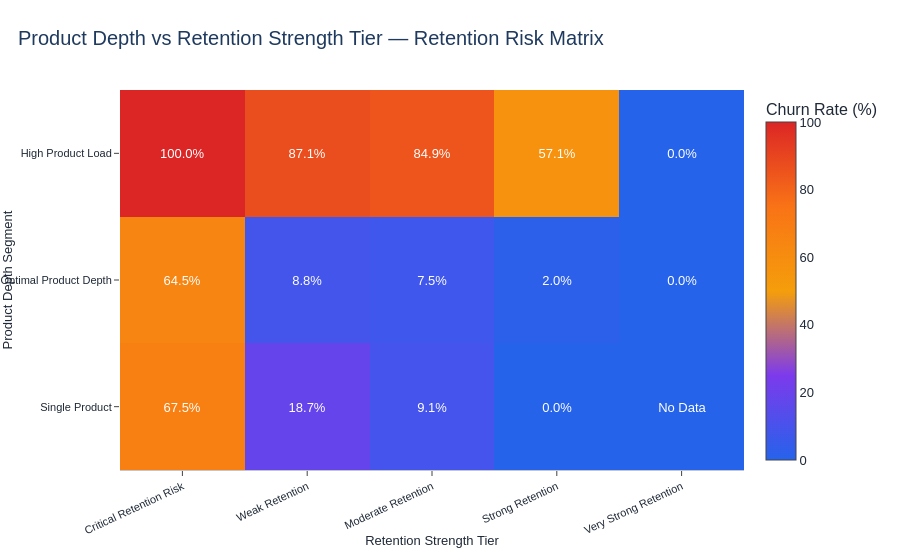

Source (notebook cell):
### Markdown cell above
### Product Depth vs Retention Strength Matrix

### Code cell
# Step 9J Upgrade: Premium Plotly Matrix - Product Depth vs Retention Strength Tier

# -----------------------------
# 1. Create Product Depth vs Retention Strength Matrix
# -----------------------------

product_depth_retention_plot = (
    df.groupby(["Product_Depth_Segment", "Retention_Strength_Tier"])
    .agg(
        Customer_Count=("CustomerId", "count"),
        Churned_Customers=("Exited", "sum"),
        Retained_Customers=("Exited", lambda x: (x == 0).sum()),
        Avg_Retention_Strength_Score=("Retention_Strength_Score", "mean"),
        Avg_Relationship_Strength=("Relationship_Strength_Index", "mean"),
        Avg_Num_Products=("NumOfProducts", "mean"),
        Avg_Balance=("Balance", "mean")
    )
    .reset_index()
)

product_depth_retention_plot["Churn_Rate"] = (
    product_depth_retention_plot["Churned_Customers"] /
    product_depth_retention_plot["Customer_Count"] * 100
).round(2)

product_depth_retention_plot["Retention_Rate"] = (
    product_depth_retention_plot["Retained_Customers"] /
    product_depth_retention_plot["Customer_Count"] * 100
).round(2)

for col in [
    "Avg_Retention_Strength_Score",
    "Avg_Relationship_Strength",
    "Avg_Num_Products",
    "Avg_Balance"
]:
    product_depth_retention_plot[col] = product_depth_retention_plot[col].round(2)

# -----------------------------
# 2. Ensure Correct Category Order
# -----------------------------

product_depth_retention_plot["Product_Depth_Segment"] = pd.Categorical(
    product_depth_retention_plot["Product_Depth_Segment"],
    categories=PRODUCT_DEPTH_ORDER,
    ordered=True
)

product_depth_retention_plot["Retention_Strength_Tier"] = pd.Categorical(
    product_depth_retention_plot["Retention_Strength_Tier"],
    categories=RETENTION_TIER_ORDER,
    ordered=True
)

product_depth_retention_plot = product_depth_retention_plot.sort_values(
    ["Product_Depth_Segment", "Retention_Strength_Tier"]
)

# -----------------------------
# 3. Build Pivot Tables for Heatmap
# -----------------------------

product_depth_churn_pivot = product_depth_retention_plot.pivot(
    index="Product_Depth_Segment",
    columns="Retention_Strength_Tier",
    values="Churn_Rate"
).reindex(index=PRODUCT_DEPTH_ORDER, columns=RETENTION_TIER_ORDER)

product_depth_customer_pivot = product_depth_retention_plot.pivot(
    index="Product_Depth_Segment",
    columns="Retention_Strength_Tier",
    values="Customer_Count"
).reindex(index=PRODUCT_DEPTH_ORDER, columns=RETENTION_TIER_ORDER)

product_depth_retention_pivot = product_depth_retention_plot.pivot(
    index="Product_Depth_Segment",
    columns="Retention_Strength_Tier",
    values="Retention_Rate"
).reindex(index=PRODUCT_DEPTH_ORDER, columns=RETENTION_TIER_ORDER)

product_depth_avg_score_pivot = product_depth_retention_plot.pivot(
    index="Product_Depth_Segment",
    columns="Retention_Strength_Tier",
    values="Avg_Retention_Strength_Score"
).reindex(index=PRODUCT_DEPTH_ORDER, columns=RETENTION_TIER_ORDER)

# -----------------------------
# 4. Custom Data for Hover
# -----------------------------

customdata = np.stack(
    [
        product_depth_customer_pivot.fillna(0).values,
        product_depth_retention_pivot.fillna(0).values,
        product_depth_avg_score_pivot.fillna(0).values
    ],
    axis=-1
)

# -----------------------------
# 5. Interactive Plotly Heatmap
# -----------------------------

fig = go.Figure(
    data=go.Heatmap(
        z=product_depth_churn_pivot.fillna(0).values,
        x=RETENTION_TIER_ORDER,
        y=PRODUCT_DEPTH_ORDER,
        colorscale=[
            [0.00, "#2563EB"],   # Blue - low churn
            [0.25, "#7C3AED"],   # Purple
            [0.50, "#F59E0B"],   # Amber
            [0.75, "#F97316"],   # Orange
            [1.00, "#DC2626"]    # Red - high churn
        ],
        text=np.where(
            product_depth_churn_pivot.isna(),
            "No Data",
            product_depth_churn_pivot.round(1).astype(str) + "%"
        ),
        texttemplate="%{text}",
        textfont=dict(size=13, color="white"),
        customdata=customdata,
        colorbar=dict(
            title="Churn Rate (%)"
        ),
        hovertemplate=(
            "<b>Product Depth Segment:</b> %{y}<br>"
            "<b>Retention Tier:</b> %{x}<br>"
            "<b>Churn Rate:</b> %{z:.2f}%<br>"
            "<b>Retention Rate:</b> %{customdata[1]:.2f}%<br>"
            "<b>Customer Count:</b> %{customdata[0]:,.0f}<br>"
            "<b>Avg Retention Score:</b> %{customdata[2]:.2f}"
            "<extra></extra>"
        )
    )
)

fig = apply_premium_plotly_layout(
    fig,
    title="Product Depth vs Retention Strength Tier — Retention Risk Matrix",
    x_title="Retention Strength Tier",
    y_title="Product Depth Segment",
    height=560,
    showlegend=False,
    x_tickangle=-25
)

fig.update_layout(
    margin=dict(l=120, r=60, t=90, b=90)
)

fig.show()

product_depth_retention_plot

### Figure 1 — Plotly figure (JSON) as saved in the notebook; plotly's stock layout.template omitted (floating-point values rounded to 4 significant figures)
{"data": [{"colorbar": {"title": {"text": "Churn Rate (%)"}}, "colorscale": [[0, "#2563EB"], [0.25, "#7C3AED"], [0.5, "#F59E0B"], [0.75, "#F97316"], [1, "#DC2626"]], "customdata": [1480.0, 32.5, 19.69, 1530.0, 81.31, 44.95, 1364.0, 90.91, 66.3, 710.0, 100.0, 81.67, 0.0, 0.0, 0.0, 197.0, 35.53, 28.13, 1226.0, 91.19, 47.37, 1190.0, 92.52, 64.9, 1208.0, 98.01, 82.75, 769.0, 100.0, 95.48, 99.0, 0.0, 25.06, 101.0, 12.87, 43.78, 86.0, 15.12, 64.38, 35.0, 42.86, 79.54, 5.0, 100.0, 98.0], "hovertemplate": "<b>Product Depth Segment:</b> %{y}<br><b>Retention Tier:</b> %{x}<br><b>Churn Rate:</b> %{z:.2f}%<br><b>Retention Rate:</b> %{customdata[1]:.2f}%<br><b>Customer Count:</b> %{customdata[0]:,.0f}<br><b>Avg Retention Score:</b> %{customdata[2]:.2f}<extra></extra>", "text": [["67.5%", "18.7%", "9.1%", "0.0%", "No Data"], ["64.5%", "8.8%", "7.5%", "2.0%", "0.0%"], ["100.0%", "87.1%", "84.9%", "57.1%", "0.0%"]], "textfont": {"color": "white", "size": 13}, "texttemplate": "%{text}", "type": "heatmap", "x": ["Critical Retention Risk", "Weak Retention", "Moderate Retention", "Strong Retention", "Very Strong Retention"], "y": ["Single Product", "Optimal Product Depth", "High Product Load"], "z": [[67.5, 18.69, 9.09, 0.0, 0.0], [64.47, 8.81, 7.48, 1.99, 0.0], [100.0, 87.13, 84.88, 57.14, 0.0]]}], "layout": {"height": 560, "margin": {"b": 90, "l": 120, "r": 60, "t": 90}, "showlegend": false, "title": {"text": "Product Depth vs Retention Strength Tier — Retention Risk Matrix"}, "uniformtext": {"minsize": 10, "mode": "hide"}, "xaxis": {"linecolor": "rgba(79, 93, 117, 0.35)", "linewidth": 1, "showline": true, "tickangle": -25, "title": {"text": "Retention Strength Tier"}}, "yaxis": {"showline": false, "title": {"text": "Product Depth Segment"}}}}
